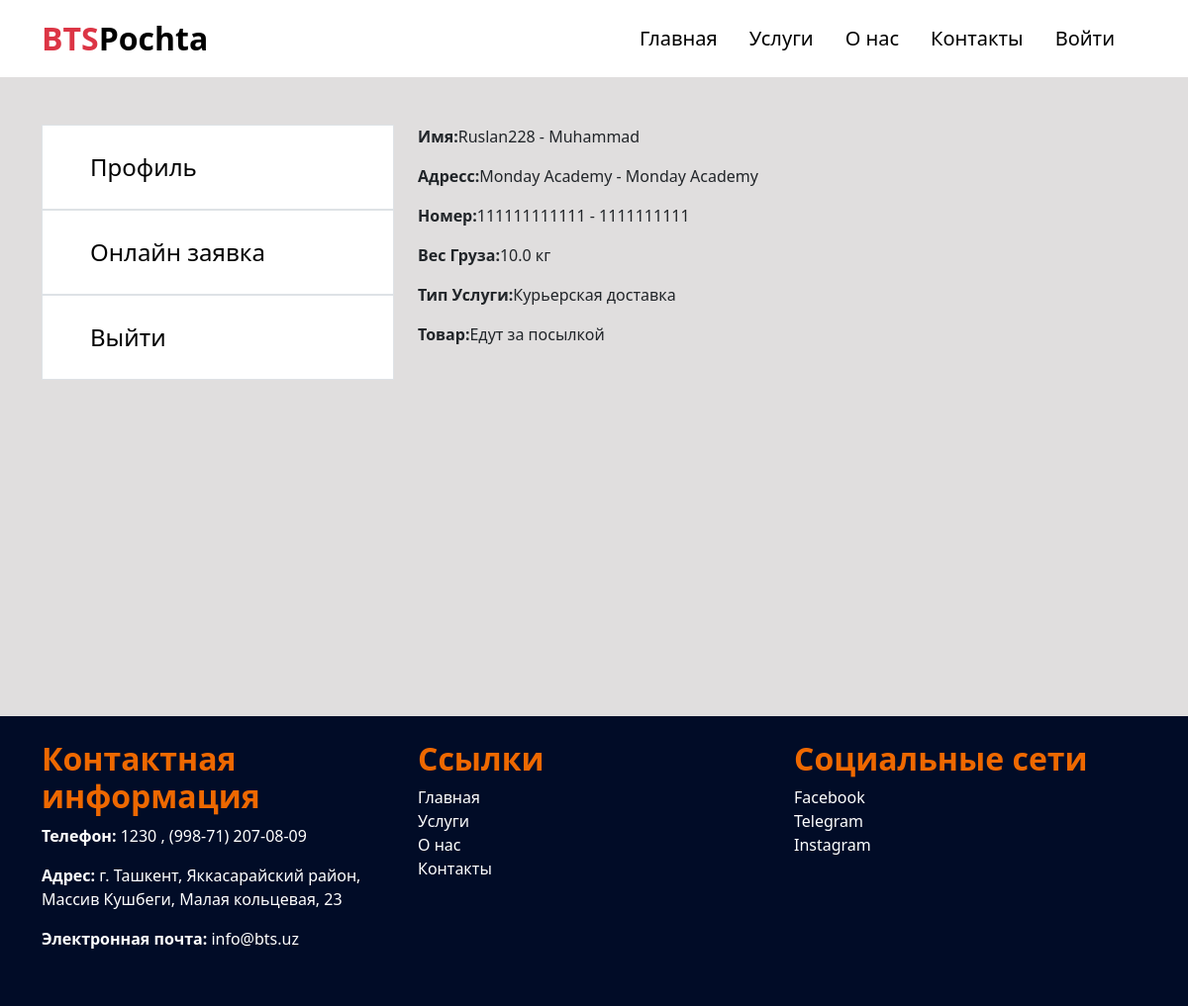
The app's page /application/1/ with its own data.
### app/models.py (models this page shows, shortened)
class BaseModel(models.Model):
    created_at = models.DateTimeField(auto_now_add=True)
    class Meta:
        abstract = True

class Parcel(BaseModel):
    TRACKING_STATUS_CHOICES = [
        ('В пути', 'Pending'),
        ('Едут за посылкой', 'In Transit'),
        ('Доставлен', 'Delivered'),
        ('Отменен', 'Canceled'),
    ]
    CHOOSE_TYPE = [
        ('Экспресс', 'Express'),
        ('Логистическая', 'Logistic'),
        ('Курьерская', 'Courier'),
    ]
    user = models.ForeignKey(User, on_delete=models.CASCADE)
    sender_name = models.CharField(max_length=255)
    receiver_name = models.CharField(max_length=255)
    sender_address = models.TextField()
    receiver_address = models.TextField()
    weight = models.FloatField()
    sender_number = models.CharField(max_length=30)
    receiver_number = models.CharField(max_length=30)
    updated_at = models.DateTimeField(auto_now=True)
    status = models.CharField(max_length=50, choices=TRACKING_STATUS_CHOICES, default='In_Transit')
    type = models.CharField(max_length=50, choices=CHOOSE_TYPE, default='Express')

class Contact(BaseModel):
    title = models.CharField(max_length=50)
    address = models.CharField(max_length=100)
    tel = models.CharField(max_length=30)
    email = models.EmailField(max_length=50)

### app/views.py (the view)
# urls.py: path("application/<id>/", views.applicationDetail, name="applicationDetail"),
def applicationDetail(request, id):
    application = get_object_or_404(Parcel, id=id)
    return render(request, 'applicationDetail.html', {'application': application})

### app/context_processors.py (called while the page is built)
def get_info(request):
    contact = Contact.objects.first()
    return {'contact': contact}

### app/templates/applicationDetail.html (shortened to what this page needs)
{% extends 'base.html' %}
{% load static %}
{% block content %}
  <div class="container my-5" style="min-height: 550px;">
    <div class="row">
      <aside class="col-12 col-md-4 order-1 order-md-1 mb-4 mb-md-0">
        <div class="px-5 py-4 border fs-4" style="background-color: white;">
          <a href="{% url 'app:profile' user.username %}" class="text-decoration-none text-black">Профиль</a>
        </div>
        <div class="p-4 px-5 border fs-4" style="background-color: white;">
          <a href="{% url 'app:profileform' %}" class="text-decoration-none text-black">Онлайн заявка</a>
        </div>
        <div class="px-5 py-4 border fs-4" style="background-color: white;">
          <a href="{% url 'app:logout' %}" class="text-decoration-none text-black">Выйти</a>
        </div>
      </aside>
      <div class="col-12 col-md-8 order-1 order-md-2">
        <div class="d-flex flex-column">
          <div>
            <p><b>Имя:</b>{{ application.sender_name }} - {{ application.receiver_name }}</p>
          </div>
          <div>
            <p><b>Адресс:</b>{{ application.sender_address }} - {{ application.receiver_address }}</p>
          </div>
          <div>
            <p><b>Номер:</b>{{ application.sender_number }} - {{ application.receiver_number }}</p>
          </div>
          <div>
            <p><b>Вес Груза:</b>{{ application.weight }} кг</p>
          </div>
          <div>
            <p><b>Тип Услуги:</b>{{ application.type }} доставка</p>
          </div>
          <div>
            <p><b>Товар:</b>{{ application.status }}</p>
          </div>
        </div>
      </div>
    </div>
  </div>
{% endblock %}

### app/templates/base.html (shortened to what this page needs)
{% load static %}
<!DOCTYPE html>
<html lang="en">
  <head>
    <link href="{% static 'css/bootstrap.css' %}" rel="stylesheet" />
    <link href="https://cdn.jsdelivr.net/npm/bootstrap@5.3.3/dist/css/bootstrap.min.css" rel="stylesheet" />
  </head>
  <body style="background-color: #e0dede;">
    <nav class="navbar navbar-expand-xl bg-white">
      <div class="container">
        <a class="navbar-brand fs-2 fw-bold" href="{% url "app:home" %}"><span class="text-danger">BTS</span>Pochta</a>
        <div class="collapse navbar-collapse show" id="navbarDark">
          <ul class="navbar-nav ms-auto mb-2 mb-xl-0 fs-5 ms-auto p-2 text-center">
            <li class="nav-item me-3">
              <a class="nav-link active" aria-current="page" href="{% url 'app:home' %}">Главная</a>
            </li>
            <li class="nav-item me-3">
              <a class="nav-link active" href="{% url 'app:services' %}">Услуги</a>
            </li>
            <li class="nav-item me-3">
              <a class="nav-link active" href="{% url 'app:about' %}">О нас</a>
            </li>
            <li class="nav-item me-3">
              <a class="nav-link active" href="{% url 'app:contact' %}">Контакты</a>
            </li>
            {% if user.is_authenticated %}
              <li class="nav-item me-3">
                <a class="nav-link active" href="{% url 'app:profile' user.username %}">Личный Кабинет</a>
              </li>
            {% else %}
              <li class="nav-item me-3">
                <a class="nav-link active" href="{% url 'app:login' %}">Войти</a>
              </li>
            {% endif %}
          </ul>
        </div>
      </div>
    </nav>
    {% block content %}
    {% endblock %}
    <footer class="text-dark py-4 mt-4" style="background-color: #010c27; ">
      <div class="container">
        <div class="row text-white">
          <div class="col-md-4 mb-3">
            <h5 class="fw-bold fs-2" style="color: #ee6800;">Контактная информация</h5>
            <p> <strong>Телефон:</strong>  {{ contact.tel }}</p>
            <p> <strong>Адрес:</strong>  {{ contact.address }}</p>
            <p> <strong>Электронная почта:</strong>  {{ contact.email }}</p>
          </div>
          <div class="col-md-4 mb-3">
            <h5 class="fw-bold fs-2" style="color: #ee6800;">Ссылки</h5>
            <ul class="list-unstyled">
              <li><a class="text-decoration-none text-white" href="{% url 'app:home' %}">Главная</a></li>
              <li><a class="text-decoration-none text-white" href="{% url 'app:services' %}">Услуги</a></li>
              <li><a class="text-decoration-none text-white" href="{% url 'app:about' %}">О нас</a></li>
              <li><a class="text-decoration-none text-white" href="{% url 'app:contact' %}">Контакты</a></li>
            </ul>
          </div>
          <div class="col-md-4 mb-3">
            <h5 class="fw-bold fs-2" style="color: #ee6800;">Социальные сети</h5>
            <ul class="list-unstyled">
              <li><a class="text-decoration-none text-white" href="https://facebook.com/">Facebook</a></li>
              <li><a class="text-decoration-none text-white" href="https://web.telegram.org/">Telegram</a></li>
              <li><a class="text-decoration-none text-white" href="https://www.instagram.com/">Instagram</a></li>
            </ul>
          </div>
        </div>
      </div>
    </footer>
  </body>
</html>

### records on screen
Parcel: sender_name "Ruslan228", receiver_name "Muhammad", sender_address "Monday Academy", receiver_address "Monday Academy", sender_number "111111111111", receiver_number "1111111111", weight "10.0", type "Курьерская", status "Едут за посылкой"
Contact: tel "1230 , (998-71) 207-08-09", address "г. Ташкент, Яккасарайский район, Массив Кушбеги, Малая кольцевая, 23", email "info@bts.uz"
